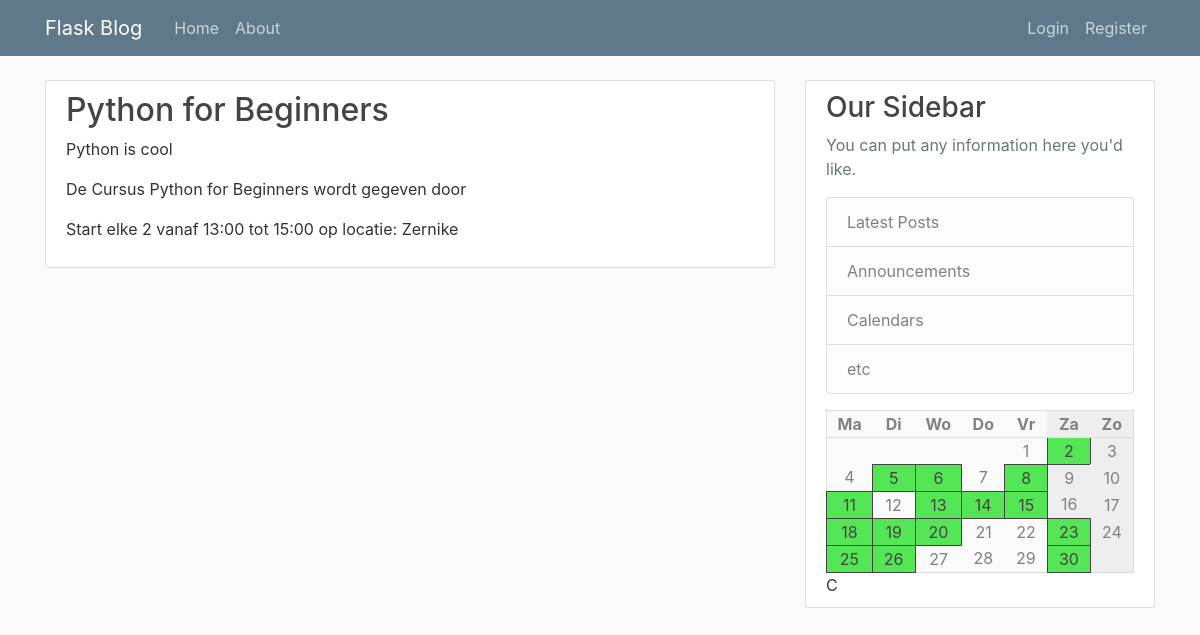
Before: / with the older database file.
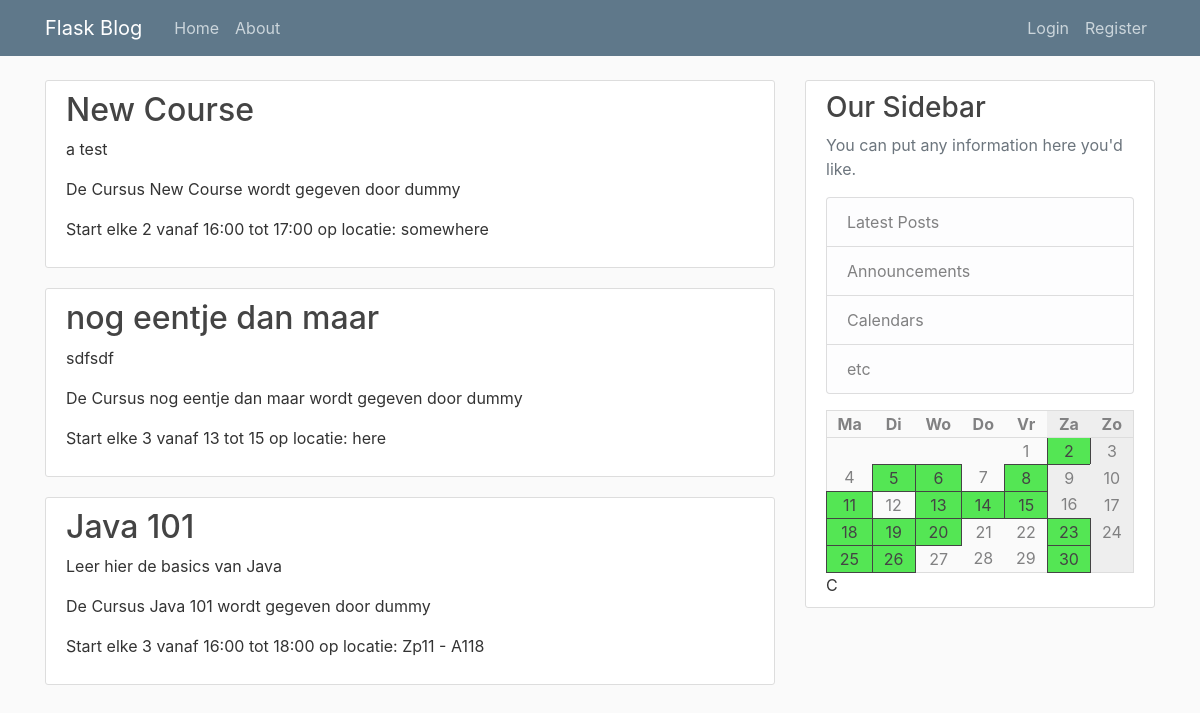
After: the same page with the newer database file.
### pgmles/models.py (models this page shows, shortened)
class Course(db.Model):
    id = db.Column(db.Integer, primary_key=True)
    name = db.Column(db.String(100), nullable=False)
    description = db.Column(db.Text, nullable=False)
    teacher_id = db.Column(
        db.Integer, db.ForeignKey('user.id'), nullable=False)
    weekday = db.Column(db.Integer, nullable=False)
    start = db.Column(db.String(10), nullable=False, default=datetime.utcnow)
    end = db.Column(db.String(10), nullable=False, default=datetime.utcnow)
    location = db.Column(db.String(120), nullable=False)

class User(db.Model, UserMixin):
    id = db.Column(db.Integer, primary_key=True)
    type = db.Column(db.String(6), nullable=False, default="client")
    username = db.Column(db.String(20), unique=True, nullable=False)
    email = db.Column(db.String(120), unique=True, nullable=False)
    image_file = db.Column(db.String(20), nullable=False,
                           default='default.jpg')
    password = db.Column(db.String(60), nullable=False)

### pgmles/routes.py (the view)
@app.route("/")
def index():
    courses = Course.query.all()
    subscriptions = []
    teachers = [[teacher.id, teacher.username] for teacher in User.query.filter_by(type='teacher')]
    if current_user.is_authenticated:
        subscriptions = [cm.course_id for cm in CourseMember.query.filter_by(
            user_id=current_user.id)]
    return render_template('index.html', calendar=calendar, courses=courses, subs=subscriptions, teachers=teachers)

### pgmles/templates/index.html (shortened to what this page needs)
{% extends "layout.html" %}
{% block content %}
    {% for course in courses %}
        <article class="media content-section">
          <div class="media-body">
            <h2><a class="article-title" href="{{url_for('course', course_id=course.id)}}">
              {{course.name}}
            </a></h2>
            <p> {{course.description}}</p>
            <p>De Cursus {{course.name}} wordt gegeven door
              {%for x in teachers%}
                {%if x[0] == course.teacher_id%}
                  {{x[1]}}
                {%else%}
                  Missing Data
                {%endif%}
              {%endfor%}
            </p>
            <p>Start elke {{course.weekday}} vanaf {{course.start}} tot {{course.end}} op locatie: {{course.location}}</p>
          </div>
        </article>
    {% endfor %}
{% endblock content %}

### pgmles/templates/layout.html (shortened to what this page needs)
<!DOCTYPE html>
<html>
<head>
    <link rel="stylesheet" href="https://maxcdn.bootstrapcdn.com/bootstrap/4.0.0/css/bootstrap.min.css">
    <link rel="stylesheet" type="text/css" href="{{ url_for('static', filename='main.css') }}">
</head>
<body>
    <header class="site-header">
      <nav class="navbar navbar-expand-md navbar-dark bg-steel fixed-top">
        <div class="container">
          <a class="navbar-brand mr-4" href="/">Flask Blog</a>
          <div class="collapse navbar-collapse" id="navbarToggle">
            <div class="navbar-nav mr-auto">
              <a class="nav-item nav-link" href="{{ '/' }}">Home</a>
              <a class="nav-item nav-link" href="{{ '/' }}">About</a>
            </div>
            <div class="navbar-nav">
              {% if current_user.is_authenticated %}
                <a class="nav-item nav-link" href="{{ url_for('admin') }}">Admin Page</a>
                <a class="nav-item nav-link" href="{{ url_for('account') }}">Account</a>
                <a class="nav-item nav-link" href="{{ url_for('logout') }}">Logout</a>
              {% else %}
                <a class="nav-item nav-link" href="{{ url_for('login') }}">Login</a>
                <a class="nav-item nav-link" href="{{ url_for('register') }}">Register</a>
              {% endif %}
            </div>
          </div>
        </div>
      </nav>
    </header>
    <main role="main" class="container">
      <div class="row">
        <div class="col-md-8">
          {% block content %}{% endblock %}
        </div>
        <div class="col-md-4">
          <div class="content-section">
            <h3>Our Sidebar</h3>
            <p class='text-muted'>You can put any information here you'd like.
              <ul class="list-group">
                <li class="list-group-item list-group-item-light">Latest Posts</li>
                <li class="list-group-item list-group-item-light">Announcements</li>
                <li class="list-group-item list-group-item-light">Calendars</li>
                <li class="list-group-item list-group-item-light">etc</li>
              </ul>
            </p>
            <table class='calendar'>
              <tr>
                {% for d, day in calendar.weekdays %}
                  <th class="{{ 'weekend' if d >= 5 }}">{{ day }}</th>
                {% endfor %}
              </tr>
              {% for row in calendar.rows %}
                <tr>
                  {% for d, day, lesson in row %}
                      <td class="{{ 'weekend' if d >= 5 }} {{ 'lesson' if lesson }}">
                        {{ day if day }}
                      </td>
                  {% endfor %}
                </tr>
             {% endfor %}
            </table>
            {{ calendar.nextlesson }}
          </div>
        </div>
      </div>
    </main>
</body>
</html>

### pgmles/static/main.css (style rules this page uses)
body { background: #fafafa; color: #333333; margin-top: 5rem; }
h1, h2, h3, h4, h5, h6 { color: #444444; }
.bg-steel { background-color: #5f788a; }
.site-header .navbar-nav .nav-link { color: #cbd5db; }
.content-section { background: #ffffff; padding: 10px 20px; border: 1px solid #dddddd; border-radius: 3px; margin-bottom: 20px; }
.article-title { color: #444444; }
.calendar { background-color: #fafafa; width: 100%; color: #818182; border: #dddddd solid 1px; }
.calendar .weekend { background-color: #eee; }
.calendar th { border-bottom: #ddd solid 1px; }
.calendar th, td { text-align: center; width: 100px; position: relative; }
.calendar .lesson { background: rgb(84, 230, 84); border: #444 solid 1px; color: #444 }

Changed rows visible on the page:
removed Course: name "Python for Beginners", description "Python is cool", weekday "2", start "13:00", end "15:00", location "Zernike"
added Course: name "New Course", description "a test", weekday "2", start "16:00", end "17:00", location "somewhere"
added User: username "dummy"
added Course: name "nog eentje dan maar", description "sdfsdf", weekday "3", start "13", end "15", location "here"
added Course: name "Java 101", description "Leer hier de basics van Java", weekday "3", start "16:00", end "18:00", location "Zp11 - A118"
